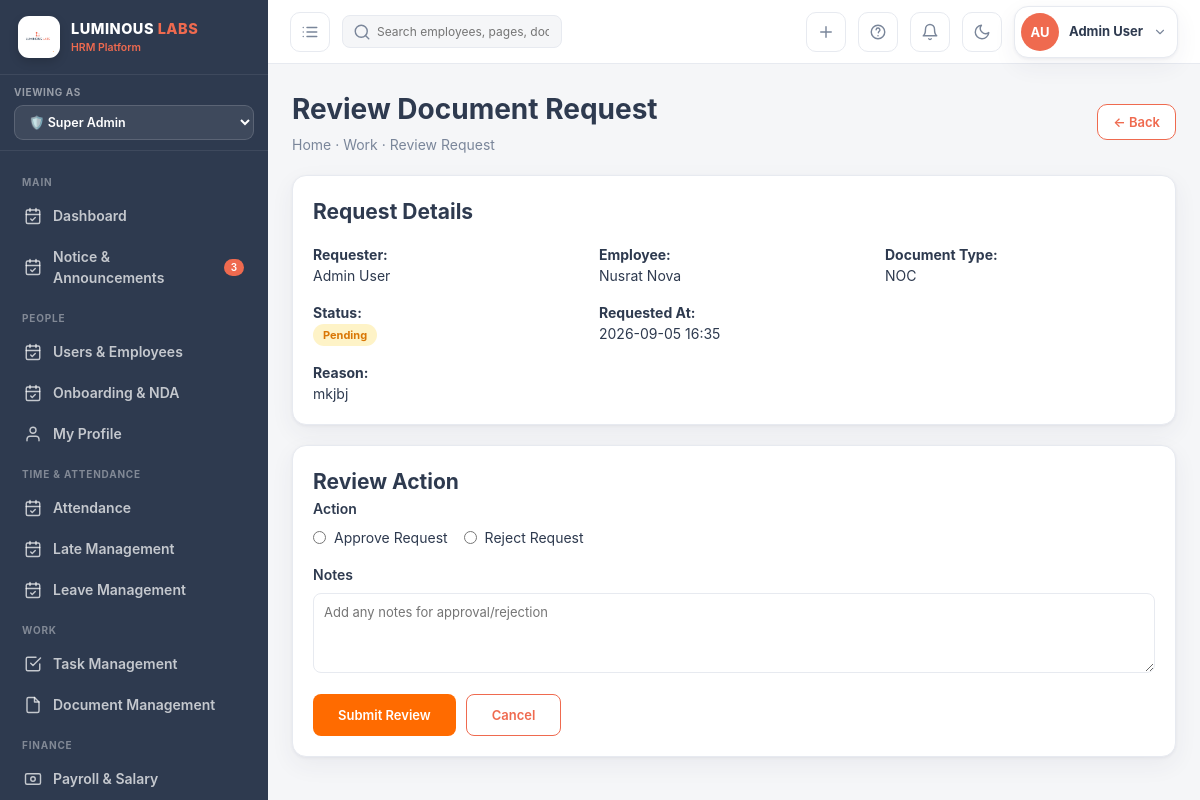
Screenshot of /documents/requests/4/approve/ (signed in) with the database file from the repository.
### hrm_app/models.py (models this page shows, shortened)
class User(AbstractUser):
    role = models.CharField(max_length=20, choices=Role.choices, default=Role.EMPLOYEE)
    groups = models.ManyToManyField(Group, related_name='hrm_users', blank=True)
    user_permissions = models.ManyToManyField(
        Permission,
        related_name='hrm_user_permissions',
        blank=True,
    )

class Employee(models.Model):
    STATUS_CHOICES = [
        ('Active',    'Active'),
        ('On Leave',  'On Leave'),
        ('Probation', 'Probation'),
        ('Inactive',  'Inactive'),
    ]
    user        = models.OneToOneField(User, on_delete=models.CASCADE, related_name='employee')
    emp_id      = models.CharField(max_length=20, unique=True)
    phone       = models.CharField(max_length=20, blank=True)
    department  = models.ForeignKey(Department, null=True, on_delete=models.SET_NULL)
    designation = models.ForeignKey(Designation, null=True, on_delete=models.SET_NULL)
    shift       = models.ForeignKey(Shift, null=True, blank=True, on_delete=models.SET_NULL)
    join_date   = models.DateField(default=timezone.now)
    status      = models.CharField(max_length=20, choices=STATUS_CHOICES, default='Active')
    salary      = models.DecimalField(max_digits=10, decimal_places=2, default=0)
    avatar_color = models.CharField(max_length=10, default='#ef6a4f')
    avatar_initials = models.CharField(max_length=4, blank=True)
    address     = models.TextField(blank=True)
    nid         = models.CharField(max_length=30, blank=True, verbose_name='NID / Passport')
    blood_group = models.CharField(max_length=5, blank=True)
    emergency_contact = models.CharField(max_length=100, blank=True)
    class Meta:
        ordering = ['emp_id']

class DocumentRequest(models.Model):
    STATUS_CHOICES = [
        ('Pending', 'Pending'),
        ('Approved', 'Approved'),
        ('Rejected', 'Rejected'),
        ('Completed', 'Completed'),
    ]
    DOC_TYPE_CHOICES = [
        ('Experience Letter', 'Experience Letter'),
        ('Salary Certificate', 'Salary Certificate'),
        ('NOC', 'NOC (No Objection Certificate)'),
        ('Joining Letter', 'Joining Letter'),
        ('Promotion Letter', 'Promotion Letter'),
        ('Relieving Letter', 'Relieving Letter'),
        ('Other', 'Other'),
    ]
    requester = models.ForeignKey(User, on_delete=models.CASCADE, related_name='document_requests')
    employee = models.ForeignKey(Employee, on_delete=models.CASCADE, related_name='requested_documents')
    document_type = models.CharField(max_length=50, choices=DOC_TYPE_CHOICES)
    custom_type = models.CharField(max_length=200, blank=True, help_text='Specify if "Other" is selected')
    reason = models.TextField(help_text='Reason for document request')
    status = models.CharField(max_length=20, choices=STATUS_CHOICES, default='Pending')
    requested_at = models.DateTimeField(auto_now_add=True)
    reviewed_at = models.DateTimeField(null=True, blank=True)
    reviewed_by = models.ForeignKey(User, null=True, blank=True, on_delete=models.SET_NULL, related_name='reviewed_requests')
    notes = models.TextField(blank=True, help_text='Admin notes for approval/rejection')
    generated_document = models.ForeignKey(Document, null=True, blank=True, on_delete=models.SET_NULL, related_name='request_source')
    class Meta:
        ordering = ['-requested_at']

### hrm_app/views.py (the view, shortened to what this page needs)
# urls.py: path('documents/requests/<int:pk>/approve/', views.document_request_approve, name='document_request_approve'),
@manager_or_admin
def document_request_approve(request, pk):
    if not has_permission(request.user, "documents_request", "edit"):
        messages.error(request, "You don't have permission to approve document requests.")
        return redirect("document_request_list")
    doc_request = get_object_or_404(DocumentRequest, pk=pk)
    return render(
        request,
        'hrm/document_request_approve.html',
        _ctx(request, doc_request=doc_request),
    )

### hrm_app/templates/hrm/document_request_approve.html (shortened to what this page needs)
{% extends 'hrm/base.html' %}
{% block content %}
<div style="display:flex; justify-content:space-between; align-items:center; margin-bottom:20px; flex-wrap:wrap; gap:16px;">
  <div>
    <h1 style="font-size:28px; font-weight:700; color:var(--ink); margin:0;">Review Document Request</h1>
    <div style="font-size:14px; color:var(--muted); margin-top:4px;">Home · Work · Review Request</div>
  </div>
  <div style="display:flex; gap:10px; align-items:center;">
    <button onclick="history.back()" class="btn" style="background:white; color:var(--brand); border:1px solid var(--brand);">← Back</button>
  </div>
</div>
<div class="card pad" style="margin-bottom:20px;">
  <h2 style="margin-top:0;">Request Details</h2>
  <div style="display:grid; grid-template-columns:repeat(auto-fit, minmax(200px, 1fr)); gap:16px; margin-top:16px;">
    <div>
      <strong>Requester:</strong><br>
      {{ doc_request.requester.get_full_name|default:"—" }}
    </div>
    <div>
      <strong>Employee:</strong><br>
      {{ doc_request.employee.user.get_full_name|default:"—" }}
    </div>
    <div>
      <strong>Document Type:</strong><br>
      {% if doc_request.document_type == 'Other' %}
        {{ doc_request.custom_type|default:"—" }}
      {% else %}
        {{ doc_request.document_type }}
      {% endif %}
    </div>
    <div>
      <strong>Status:</strong><br>
      <span class="tag" style="background:#FEF3C7; color:#D97706;">{{ doc_request.status }}</span>
    </div>
    <div>
      <strong>Requested At:</strong><br>
      {{ doc_request.requested_at|date:"Y-m-d H:i" }}
    </div>
  </div>
  <div style="margin-top:16px;">
    <strong>Reason:</strong><br>
    {{ doc_request.reason }}
  </div>
</div>
<div class="card pad">
  <h2 style="margin-top:0;">Review Action</h2>
  <form method="POST">
    <div style="margin-bottom:16px;">
      <label style="display:block; margin-bottom:8px; font-weight:600;">Action</label>
      <div style="display:flex; gap:16px;">
        <label style="display:flex; align-items:center; gap:8px;">
          <input type="radio" name="action" value="approve" required>
          Approve Request
        </label>
        <label style="display:flex; align-items:center; gap:8px;">
          <input type="radio" name="action" value="reject" required>
          Reject Request
        </label>
      </div>
    </div>
    <div style="margin-bottom:16px;">
      <label style="display:block; margin-bottom:8px; font-weight:600;">Notes</label>
      <textarea name="notes" class="input" style="width:100%; padding:10px; border:1px solid var(--line); border-radius:8px; min-height:80px;" placeholder="Add any notes for approval/rejection"></textarea>
    </div>
    <div style="display:flex; gap:10px;">
      <button type="submit" class="btn" style="background:#FF6B00; color:white; padding:12px 25px; border:none; border-radius:8px; cursor:pointer;">Submit Review</button>
      <button type="button" onclick="history.back()" class="btn" style="background:white; color:var(--brand); border:1px solid var(--brand); padding:12px 25px; border-radius:8px; cursor:pointer;">Cancel</button>
    </div>
  </form>
</div>
{% endblock %}

### hrm_app/templates/hrm/base.html (shortened to what this page needs)
{% load static %}
<!DOCTYPE html>
<html lang="en">
<head>
</head>
<body>
<div class="app">
  <aside class="sidebar" id="sidebar">
    <div class="brand">
      <div class="logobox">
        <img src="{% static 'logo.png' %}" alt="Luminous Labs" style="width:30px;height:30px">
      </div>
      <div><b>LUMINOUS <span style="color:var(--brand)">LABS</span></b><small>HRM Platform</small></div>
    </div>
    <div class="rolebar">
      <small>Viewing as</small>
      <select id="roleSwitcher" onchange="switchRole(this.value)">
        <option value="super_admin" {% if view_role == 'super_admin' %}selected{% endif %}>🛡️ Super Admin</option>
      </select>
    </div>
<nav class="nav">
{% block nav %}
{% with current_url=request.resolver_match.url_name %}
{% if view_role == 'super_admin' %}
  {% if user.role == "super_admin" or 'dashboard' in allowed_menus %}
  <div class="group">Main</div>
  <a class="item {% if current_url == 'dashboard' %}active{% endif %}" href="{% url 'dashboard' %}{% if view_role %}?view_role={{ view_role }}{% endif %}">
    <svg class="ico" viewBox="0 0 24 24"><rect x="3" y="4" width="18" height="18" rx="2"/><path d="M16 2v4M8 2v4M3 10h18"/><path d="M9 16l2 2 4-4"/></svg>
    Dashboard
  </a>
  {% endif %}
  {% if user.role == "super_admin" or 'notice' in allowed_menus %}
  <a class="item {% if 'notice' in current_url %}active{% endif %}" href="{% url 'notice_list' %}{% if view_role %}?view_role={{ view_role }}{% endif %}">
    <svg class="ico" viewBox="0 0 24 24"><rect x="3" y="4" width="18" height="18" rx="2"/><path d="M16 2v4M8 2v4M3 10h18"/><path d="M9 16l2 2 4-4"/></svg>
    Notice & Announcements
    <span class="badge">{{ unread_notices|default:3 }}</span>
  </a>
  {% endif %}
  {% if user.role == "super_admin" or 'users' in allowed_menus or 'onboarding' in allowed_menus or 'profile' in allowed_menus %}
  <div class="group">People</div>
  {% endif %}
  {% if user.role == "super_admin" or 'users' in allowed_menus %}
  <a class="item {% if current_url == 'user_list' %}active{% endif %}" href="{% url 'user_list' %}{% if view_role %}?view_role={{ view_role }}{% endif %}">
    <svg class="ico" viewBox="0 0 24 24"><rect x="3" y="4" width="18" height="18" rx="2"/><path d="M16 2v4M8 2v4M3 10h18"/><path d="M9 16l2 2 4-4"/></svg>
    Users & Employees
  </a>
  {% endif %}
  {% if user.role == "super_admin" or 'onboarding' in allowed_menus %}
  <a class="item {% if current_url == 'onboarding_list' %}active{% endif %}" href="{% url 'onboarding_list' %}{% if view_role %}?view_role={{ view_role }}{% endif %}">
    <svg class="ico" viewBox="0 0 24 24"><rect x="3" y="4" width="18" height="18" rx="2"/><path d="M16 2v4M8 2v4M3 10h18"/><path d="M9 16l2 2 4-4"/></svg>
    Onboarding & NDA
  </a>
  {% endif %}
  {% if user.role == "super_admin" or 'profile' in allowed_menus %}
  <a class="item {% if current_url == 'my_profile' or current_url == 'user_detail' and is_my_profile %}active{% endif %}" href="{% url 'my_profile' %}{% if view_role %}?view_role={{ view_role }}{% endif %}">
    <svg class="ico" viewBox="0 0 24 24"><path d="M20 21v-2a4 4 0 00-4-4H8a4 4 0 00-4 4v2"/><circle cx="12" cy="7" r="4"/></svg>
    My Profile
  </a>
  {% endif %}
  {% if user.role == "super_admin" or 'attendance' in allowed_menus or 'late' in allowed_menus or 'leave' in allowed_menus %}
  <div class="group">Time & Attendance</div>
  {% endif %}
  {% if user.role == "super_admin" or 'attendance' in allowed_menus %}
  <a class="item {% if current_url == 'attendance_list' %}active{% endif %}" href="{% url 'attendance_list' %}{% if view_role %}?view_role={{ view_role }}{% endif %}">
    <svg class="ico" viewBox="0 0 24 24"><rect x="3" y="4" width="18" height="18" rx="2"/><path d="M16 2v4M8 2v4M3 10h18"/><path d="M9 16l2 2 4-4"/></svg>
    Attendance
  </a>
  {% endif %}
  {% if user.role == "super_admin" or 'late' in allowed_menus %}
  <a class="item {% if current_url == 'late_list' %}active{% endif %}" href="{% url 'late_list' %}{% if view_role %}?view_role={{ view_role }}{% endif %}">
    <svg class="ico" viewBox="0 0 24 24"><rect x="3" y="4" width="18" height="18" rx="2"/><path d="M16 2v4M8 2v4M3 10h18"/><path d="M9 16l2 2 4-4"/></svg>
    Late Management
  </a>
  {% endif %}
  {% if user.role == "super_admin" or 'leave' in allowed_menus %}
  <a class="item {% if current_url == 'leave_list' %}active{% endif %}" href="{% url 'leave_list' %}{% if view_role %}?view_role={{ view_role }}{% endif %}">
    <svg class="ico" viewBox="0 0 24 24"><rect x="3" y="4" width="18" height="18" rx="2"/><path d="M16 2v4M8 2v4M3 10h18"/><path d="M9 16l2 2 4-4"/></svg>
    Leave Management
  </a>
  {% endif %}
  {% if user.role == "super_admin" or 'tasks' in allowed_menus or 'documents' in allowed_menus %}
  <div class="group">Work</div>
  {% endif %}
  {% if user.role == "super_admin" or 'tasks' in allowed_menus %}
  <a class="item {% if current_url == 'task_list' %}active{% endif %}" href="{% url 'task_list' %}{% if view_role %}?view_role={{ view_role }}{% endif %}">
    <svg class="ico" viewBox="0 0 24 24"><path d="M9 11l3 3L22 4"/><path d="M21 12v7a2 2 0 01-2 2H5a2 2 0 01-2-2V5a2 2 0 012-2h11"/></svg>
    Task Management
  </a>
  {% endif %}
  {% if user.role == "super_admin" or 'documents' in allowed_menus %}
  <a class="item {% if current_url == 'document_list' %}active{% endif %}" href="{% url 'document_list' %}{% if view_role %}?view_role={{ view_role }}{% endif %}">
    <svg class="ico" viewBox="0 0 24 24"><path d="M14 2H6a2 2 0 00-2 2v16a2 2 0 002 2h12a2 2 0 002-2V8z"/><path d="M14 2v6h6"/></svg>
    Document Management
  </a>
  {% endif %}
  {% if user.role == "super_admin" or 'salary' in allowed_menus or 'petty_cash' in allowed_menus or 'assets' in allowed_menus %}
  <div class="group">Finance</div>
  {% endif %}
  {% if user.role == "super_admin" or 'salary' in allowed_menus %}
  <a class="item {% if current_url == 'salary_list' %}active{% endif %}" href="{% url 'salary_list' %}{% if view_role %}?view_role={{ view_role }}{% endif %}">
    <svg class="ico" viewBox="0 0 24 24"><rect x="2" y="5" width="20" height="14" rx="2"/><circle cx="12" cy="12" r="3"/></svg>
    Payroll & Salary
  </a>
  {% endif %}
{% endif %}
{% endwith %}
{% endblock %}
</nav>
  </aside>
  <div class="main">
    <header class="topbar">
      <button class="iconbtn" onclick="document.getElementById('sidebar').classList.toggle('open')" title="Menu">
        <svg class="ico" viewBox="0 0 24 24"><path d="M8 6h13M8 12h13M8 18h13M3 6h.01M3 12h.01M3 18h.01"/></svg>
      </button>
      <div class="search-wrap">
        <span class="si"><svg class="ico" viewBox="0 0 24 24"><circle cx="11" cy="11" r="8"/><path d="M21 21l-4.35-4.35"/></svg></span>
        <input placeholder="Search employees, pages, documents…" id="globalSearch" onkeydown="if(event.key==='Enter'){window.location='/employees/?q='+this.value}">
      </div>
      <button class="iconbtn" onclick="quickCreate()" title="Quick create">
        <svg class="ico" viewBox="0 0 24 24"><path d="M12 5v14M5 12h14"/></svg>
      </button>
      <a class="iconbtn" href="{% url 'user_guide_faq' %}{% if view_role %}?view_role={{ view_role }}{% endif %}" title="Help & FAQ">
        <svg class="ico" viewBox="0 0 24 24"><circle cx="12" cy="12" r="9"/><path d="M9.5 9a2.5 2.5 0 115 .5c0 1.5-2 1.5-2 3.5"/><path d="M12 17h.01"/></svg>
      </a>
      <a class="iconbtn" href="{% url 'notice_list' %}{% if view_role %}?view_role={{ view_role }}{% endif %}" title="Notifications">
        <svg class="ico" viewBox="0 0 24 24"><path d="M18 8a6 6 0 00-12 0c0 7-3 9-3 9h18s-3-2-3-9"/><path d="M13.73 21a2 2 0 01-3.46 0"/></svg>
      </a>
      <button class="iconbtn" onclick="toggleTheme()" title="Toggle dark mode">
        <svg class="ico" viewBox="0 0 24 24"><path d="M21 12.79A9 9 0 1111.21 3 7 7 0 0021 12.79z"/></svg>
      </button>
      <div class="profile-wrap" id="profileMenuWrap">
        <button type="button" class="profile-trigger" onclick="toggleProfileMenu()" aria-haspopup="true" aria-expanded="false">
          <div class="avatar {% if user.role == 'manager' or view_role == 'manager' %}avatar-blue{% elif user.role == 'employee' or view_role == 'employee' %}avatar-green{% else %}avatar-brand{% endif %}" title="{{ user.get_full_name|default:user.username }}">{{ user.employee.avatar_initials|default:user.username|slice:":2"|upper }}</div>
          <div class="profile-meta">
            <span class="profile-name">{{ user.get_full_name|default:user.username }}</span>
          </div>
          <svg class="ico profile-caret" viewBox="0 0 24 24"><path d="M6 9l6 6 6-6"/></svg>
        </button>
      </div>
    </header>
    <main class="content">
      {% block content %}{% endblock %}
    </main>
  </div>
</div>
</body>
</html>

### rows the page displays
User: role "🛡️ Super Admin", employee.avatar_initials "AU", get_full_name "Admin User"
DocumentRequest: requester.get_full_name "Admin User", employee.user.get_full_name "Nusrat Nova", document_type "NOC", status "Pending", requested_at "2026-09-05 16:35", reason "mkjbj"

### other values shown
{{ unread_notices|default:3 }} "3"
